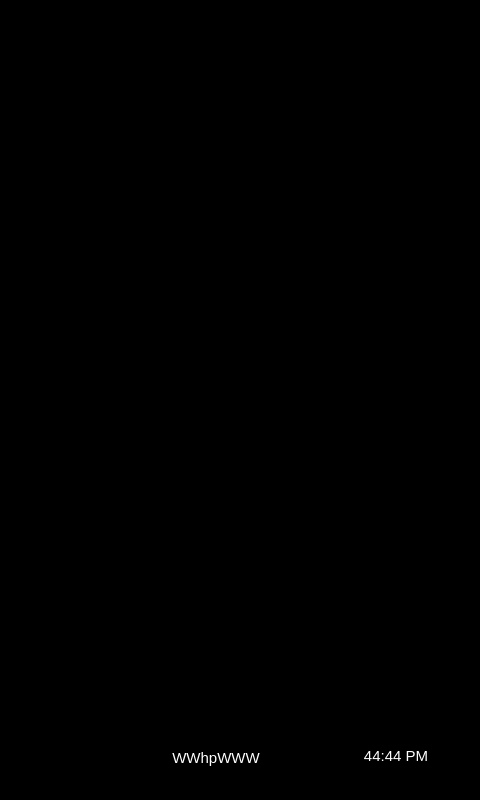
<?xml version="1.0" encoding="UTF-8"?>
<ui version="4.0">
 <class>MainWindowPortrait</class>
 <widget class="QMainWindow" name="MainWindowPortrait">
  <property name="geometry">
   <rect>
    <x>0</x>
    <y>0</y>
    <width>480</width>
    <height>800</height>
   </rect>
  </property>
  <property name="windowTitle">
   <string>MainWindow</string>
  </property>
  <property name="styleSheet">
   <string notr="true">background:Black;</string>
  </property>
  <widget class="QWidget" name="centralWidget">
   <property name="autoFillBackground">
    <bool>false</bool>
   </property>
   <property name="styleSheet">
    <string notr="true"/>
   </property>
   <widget class="QFrame" name="navigationBar">
    <property name="geometry">
     <rect>
      <x>0</x>
      <y>0</y>
      <width>116</width>
      <height>800</height>
     </rect>
    </property>
    <property name="frameShape">
     <enum>QFrame::StyledPanel</enum>
    </property>
    <property name="frameShadow">
     <enum>QFrame::Raised</enum>
    </property>
    <widget class="QToolButton" name="steamScreenButton">
     <property name="geometry">
      <rect>
       <x>0</x>
       <y>55</y>
       <width>116</width>
       <height>97</height>
      </rect>
     </property>
     <property name="styleSheet">
      <string notr="true">border:0;</string>
     </property>
     <property name="text">
      <string/>
     </property>
     <property name="icon">
      <iconset resource="../resources/resources.qrc">
       <normaloff>:/images/portrait/main_window/Steam_Icon_Normal_77x97.png</normaloff>
       <normalon>:/images/portrait/main_window/Steam_Icon_Active_77x97.png</normalon>:/images/portrait/main_window/Steam_Icon_Normal_77x97.png</iconset>
     </property>
     <property name="iconSize">
      <size>
       <width>77</width>
       <height>97</height>
      </size>
     </property>
     <property name="checkable">
      <bool>true</bool>
     </property>
     <attribute name="buttonGroup">
      <string notr="true">navBarButtonGroup</string>
     </attribute>
    </widget>
    <widget class="QLabel" name="navBarHorizontalSeparator">
     <property name="geometry">
      <rect>
       <x>20</x>
       <y>605</y>
       <width>74</width>
       <height>3</height>
      </rect>
     </property>
     <property name="text">
      <string>&lt;html&gt;&lt;head/&gt;&lt;body&gt;&lt;p&gt;&lt;img src=&quot;:/images/portrait/main_window/Sepatrator_Bar_Horiz_Normal_74x3.png&quot;/&gt;&lt;/p&gt;&lt;/body&gt;&lt;/html&gt;</string>
     </property>
    </widget>
    <widget class="QToolButton" name="showerScreenButton">
     <property name="geometry">
      <rect>
       <x>0</x>
       <y>203</y>
       <width>116</width>
       <height>85</height>
      </rect>
     </property>
     <property name="styleSheet">
      <string notr="true">border:0;</string>
     </property>
     <property name="text">
      <string/>
     </property>
     <property name="icon">
      <iconset resource="../resources/resources.qrc">
       <normaloff>:/images/portrait/main_window/Shower_Icon_Normal_86x85.png</normaloff>
       <normalon>:/images/portrait/main_window/Shower_Icon_Active_86x85.png</normalon>:/images/portrait/main_window/Shower_Icon_Normal_86x85.png</iconset>
     </property>
     <property name="iconSize">
      <size>
       <width>86</width>
       <height>85</height>
      </size>
     </property>
     <property name="checkable">
      <bool>true</bool>
     </property>
     <property name="checked">
      <bool>false</bool>
     </property>
     <attribute name="buttonGroup">
      <string notr="true">navBarButtonGroup</string>
     </attribute>
    </widget>
    <widget class="QToolButton" name="musicScreenButton">
     <property name="geometry">
      <rect>
       <x>0</x>
       <y>343</y>
       <width>116</width>
       <height>78</height>
      </rect>
     </property>
     <property name="styleSheet">
      <string notr="true">border:0;</string>
     </property>
     <property name="text">
      <string/>
     </property>
     <property name="icon">
      <iconset resource="../resources/resources.qrc">
       <normaloff>:/images/portrait/main_window/Music_Icon_Normal_74x78.png</normaloff>
       <normalon>:/images/portrait/main_window/Music_Icon_Active_74x78.png</normalon>:/images/portrait/main_window/Music_Icon_Normal_74x78.png</iconset>
     </property>
     <property name="iconSize">
      <size>
       <width>74</width>
       <height>78</height>
      </size>
     </property>
     <property name="checkable">
      <bool>true</bool>
     </property>
     <attribute name="buttonGroup">
      <string notr="true">navBarButtonGroup</string>
     </attribute>
    </widget>
    <widget class="QToolButton" name="lightScreenButton">
     <property name="geometry">
      <rect>
       <x>0</x>
       <y>471</y>
       <width>116</width>
       <height>88</height>
      </rect>
     </property>
     <property name="styleSheet">
      <string notr="true">border:0;</string>
     </property>
     <property name="text">
      <string/>
     </property>
     <property name="icon">
      <iconset resource="../resources/resources.qrc">
       <normaloff>:/images/portrait/main_window/Light_Icon_Normal_83x88.png</normaloff>
       <normalon>:/images/portrait/main_window/Light_Icon_Active_83x88.png</normalon>:/images/portrait/main_window/Light_Icon_Normal_83x88.png</iconset>
     </property>
     <property name="iconSize">
      <size>
       <width>83</width>
       <height>88</height>
      </size>
     </property>
     <property name="checkable">
      <bool>true</bool>
     </property>
     <attribute name="buttonGroup">
      <string notr="true">navBarButtonGroup</string>
     </attribute>
    </widget>
    <widget class="QLabel" name="navBarActiveContainerSeparator">
     <property name="geometry">
      <rect>
       <x>113</x>
       <y>11</y>
       <width>3</width>
       <height>778</height>
      </rect>
     </property>
     <property name="text">
      <string>&lt;html&gt;&lt;head/&gt;&lt;body&gt;&lt;p&gt;&lt;img src=&quot;:/images/portrait/main_window/Sepatrator_Bar_Vert_Normal_3x778.png&quot;/&gt;&lt;/p&gt;&lt;/body&gt;&lt;/html&gt;</string>
     </property>
    </widget>
    <widget class="QToolButton" name="settingsScreenButton">
     <property name="geometry">
      <rect>
       <x>24</x>
       <y>623</y>
       <width>66</width>
       <height>66</height>
      </rect>
     </property>
     <property name="styleSheet">
      <string notr="true">border:0;</string>
     </property>
     <property name="text">
      <string/>
     </property>
     <property name="icon">
      <iconset resource="../resources/resources.qrc">
       <normaloff>:/images/common/main_window/Settings_Icon_Normal_66x66.png</normaloff>
       <normalon>:/images/common/main_window/Settings_Icon_Active_66x66.png</normalon>:/images/common/main_window/Settings_Icon_Normal_66x66.png</iconset>
     </property>
     <property name="iconSize">
      <size>
       <width>66</width>
       <height>66</height>
      </size>
     </property>
     <property name="checkable">
      <bool>true</bool>
     </property>
     <attribute name="buttonGroup">
      <string notr="true">navBarButtonGroup</string>
     </attribute>
    </widget>
    <widget class="QToolButton" name="powerScreenButton">
     <property name="geometry">
      <rect>
       <x>26</x>
       <y>715</y>
       <width>62</width>
       <height>68</height>
      </rect>
     </property>
     <property name="styleSheet">
      <string notr="true">border:0;</string>
     </property>
     <property name="text">
      <string/>
     </property>
     <property name="icon">
      <iconset resource="../resources/resources.qrc">
       <normaloff>:/images/common/main_window/Power_Icon_Normal_62x68.png</normaloff>
       <normalon>:/images/common/main_window/Power_Icon_Active_62x68.png</normalon>:/images/common/main_window/Power_Icon_Normal_62x68.png</iconset>
     </property>
     <property name="iconSize">
      <size>
       <width>62</width>
       <height>68</height>
      </size>
     </property>
     <property name="checkable">
      <bool>true</bool>
     </property>
     <attribute name="buttonGroup">
      <string notr="true">navBarButtonGroup</string>
     </attribute>
    </widget>
    <widget class="QFrame" name="navBarFrame">
     <property name="geometry">
      <rect>
       <x>0</x>
       <y>0</y>
       <width>116</width>
       <height>700</height>
      </rect>
     </property>
     <property name="frameShape">
      <enum>QFrame::StyledPanel</enum>
     </property>
     <property name="frameShadow">
      <enum>QFrame::Raised</enum>
     </property>
    </widget>
    <zorder>navBarFrame</zorder>
    <zorder>steamScreenButton</zorder>
    <zorder>navBarHorizontalSeparator</zorder>
    <zorder>showerScreenButton</zorder>
    <zorder>musicScreenButton</zorder>
    <zorder>lightScreenButton</zorder>
    <zorder>navBarActiveContainerSeparator</zorder>
    <zorder>settingsScreenButton</zorder>
    <zorder>powerScreenButton</zorder>
   </widget>
   <widget class="QStackedWidget" name="activeScreenContainer">
    <property name="geometry">
     <rect>
      <x>120</x>
      <y>0</y>
      <width>364</width>
      <height>704</height>
     </rect>
    </property>
    <property name="styleSheet">
     <string notr="true"/>
    </property>
   </widget>
   <widget class="QFrame" name="timeAndUserFrame">
    <property name="geometry">
     <rect>
      <x>117</x>
      <y>704</y>
      <width>363</width>
      <height>99</height>
     </rect>
    </property>
    <property name="frameShape">
     <enum>QFrame::StyledPanel</enum>
    </property>
    <property name="frameShadow">
     <enum>QFrame::Raised</enum>
    </property>
    <widget class="QLabel" name="clockTimeValue">
     <property name="geometry">
      <rect>
       <x>196</x>
       <y>38</y>
       <width>166</width>
       <height>27</height>
      </rect>
     </property>
     <property name="font">
      <font>
       <pointsize>11</pointsize>
      </font>
     </property>
     <property name="styleSheet">
      <string notr="true">color: white;</string>
     </property>
     <property name="text">
      <string>44:44 PM</string>
     </property>
     <property name="alignment">
      <set>Qt::AlignCenter</set>
     </property>
    </widget>
    <widget class="QLabel" name="usernameValue">
     <property name="geometry">
      <rect>
       <x>7</x>
       <y>30</y>
       <width>184</width>
       <height>47</height>
      </rect>
     </property>
     <property name="font">
      <font>
       <pointsize>11</pointsize>
      </font>
     </property>
     <property name="styleSheet">
      <string notr="true">color: white;</string>
     </property>
     <property name="text">
      <string>WWhpWWW</string>
     </property>
     <property name="alignment">
      <set>Qt::AlignCenter</set>
     </property>
    </widget>
    <widget class="QLabel" name="timeUserVolumeBottomHorizontalSeparator">
     <property name="geometry">
      <rect>
       <x>14</x>
       <y>0</y>
       <width>332</width>
       <height>3</height>
      </rect>
     </property>
     <property name="text">
      <string>&lt;html&gt;&lt;head/&gt;&lt;body&gt;&lt;p&gt;&lt;img src=&quot;:/images/portrait/common/Sepatrator_Bar_Horiz_Normal_332x3.png&quot;/&gt;&lt;/p&gt;&lt;/body&gt;&lt;/html&gt;</string>
     </property>
    </widget>
   </widget>
   <widget class="QToolButton" name="backlightOffBtnClickArea">
    <property name="geometry">
     <rect>
      <x>10</x>
      <y>0</y>
      <width>480</width>
      <height>800</height>
     </rect>
    </property>
    <property name="styleSheet">
     <string notr="true">border:0;</string>
    </property>
    <property name="text">
     <string/>
    </property>
    <property name="iconSize">
     <size>
      <width>62</width>
      <height>68</height>
     </size>
    </property>
    <property name="checkable">
     <bool>true</bool>
    </property>
   </widget>
   <widget class="QLabel" name="thermasolLogoUserScreen">
    <property name="geometry">
     <rect>
      <x>49</x>
      <y>312</y>
      <width>383</width>
      <height>85</height>
     </rect>
    </property>
    <property name="contextMenuPolicy">
     <enum>Qt::NoContextMenu</enum>
    </property>
    <property name="styleSheet">
     <string notr="true">background-color: rgba(255, 255, 255, 0);</string>
    </property>
    <property name="text">
     <string>&lt;html&gt;&lt;head/&gt;&lt;body&gt;&lt;p&gt;&lt;img src=&quot;:/images/portrait/main_window/Home_Icon_Thermasol_383x85.png&quot;/&gt;&lt;/p&gt;&lt;/body&gt;&lt;/html&gt;</string>
    </property>
    <property name="alignment">
     <set>Qt::AlignCenter</set>
    </property>
   </widget>
   <widget class="QSlider" name="volumeBarSlider">
    <property name="geometry">
     <rect>
      <x>222</x>
      <y>639</y>
      <width>223</width>
      <height>40</height>
     </rect>
    </property>
    <property name="minimum">
     <number>1</number>
    </property>
    <property name="maximum">
     <number>15</number>
    </property>
    <property name="pageStep">
     <number>3</number>
    </property>
    <property name="value">
     <number>1</number>
    </property>
    <property name="tracking">
     <bool>false</bool>
    </property>
    <property name="orientation">
     <enum>Qt::Horizontal</enum>
    </property>
   </widget>
   <widget class="QLabel" name="timeUserVolumeTopHorizontalSeparator">
    <property name="geometry">
     <rect>
      <x>130</x>
      <y>605</y>
      <width>332</width>
      <height>3</height>
     </rect>
    </property>
    <property name="text">
     <string>&lt;html&gt;&lt;head/&gt;&lt;body&gt;&lt;p&gt;&lt;img src=&quot;:/images/portrait/common/Sepatrator_Bar_Horiz_Normal_332x3.png&quot;/&gt;&lt;/p&gt;&lt;/body&gt;&lt;/html&gt;</string>
    </property>
   </widget>
   <widget class="QLabel" name="thermasolLogoMainWindow">
    <property name="geometry">
     <rect>
      <x>158</x>
      <y>629</y>
      <width>276</width>
      <height>62</height>
     </rect>
    </property>
    <property name="styleSheet">
     <string notr="true"/>
    </property>
    <property name="text">
     <string>&lt;html&gt;&lt;head/&gt;&lt;body&gt;&lt;p&gt;&lt;img src=&quot;:/images/portrait/main_window/Thermasol _Logo_Normal_ 276x62.png&quot;/&gt;&lt;/p&gt;&lt;/body&gt;&lt;/html&gt;</string>
    </property>
    <property name="alignment">
     <set>Qt::AlignCenter</set>
    </property>
   </widget>
   <widget class="QToolButton" name="volumeMuteToggleBtn">
    <property name="geometry">
     <rect>
      <x>145</x>
      <y>634</y>
      <width>63</width>
      <height>51</height>
     </rect>
    </property>
    <property name="styleSheet">
     <string notr="true">border:none</string>
    </property>
    <property name="text">
     <string>...</string>
    </property>
    <property name="icon">
     <iconset resource="../resources/resources.qrc">
      <normaloff>:/images/common/common/Sound_Icon_Mute_72x72.png</normaloff>
      <normalon>:/images/common/common/Sound_Icon_Active_Grad_72x72.png</normalon>:/images/common/common/Sound_Icon_Mute_72x72.png</iconset>
    </property>
    <property name="iconSize">
     <size>
      <width>60</width>
      <height>60</height>
     </size>
    </property>
    <property name="checkable">
     <bool>true</bool>
    </property>
    <property name="checked">
     <bool>true</bool>
    </property>
   </widget>
   <zorder>backlightOffBtnClickArea</zorder>
   <zorder>thermasolLogoUserScreen</zorder>
   <zorder>navigationBar</zorder>
   <zorder>timeAndUserFrame</zorder>
   <zorder>volumeBarSlider</zorder>
   <zorder>timeUserVolumeTopHorizontalSeparator</zorder>
   <zorder>thermasolLogoMainWindow</zorder>
   <zorder>volumeMuteToggleBtn</zorder>
   <zorder>activeScreenContainer</zorder>
  </widget>
 </widget>
 <layoutdefault spacing="6" margin="11"/>
 <resources>
  <include location="../resources/resources.qrc"/>
  <include location="../resources/resources.qrc"/>
 </resources>
 <connections/>
 <buttongroups>
  <buttongroup name="navBarButtonGroup"/>
 </buttongroups>
</ui>
